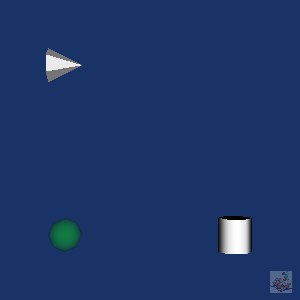

Generate this figure with Python:
#!/usr/bin/env python
# Demonstrate vtkLogoWidget with alpha blending and translucent geometry.

import os

import vtkmodules.vtkInteractionStyle  # noqa: F401
import vtkmodules.vtkRenderingFreeType  # noqa: F401
import vtkmodules.vtkRenderingOpenGL2  # noqa: F401

from vtkmodules.vtkFiltersSources import (
    vtkConeSource,
    vtkCylinderSource,
    vtkSphereSource,
)
from vtkmodules.vtkInteractionStyle import vtkInteractorStyleTrackballCamera
from vtkmodules.vtkInteractionWidgets import (
    vtkLogoRepresentation,
    vtkLogoWidget,
)
from vtkmodules.vtkIOImage import vtkTIFFReader
from vtkmodules.vtkRenderingCore import (
    vtkActor,
    vtkPolyDataMapper,
    vtkProperty,
    vtkRenderWindow,
    vtkRenderWindowInteractor,
    vtkRenderer,
)

# Source: logo image
data_dir = os.environ.get("VPE_DATA_DIR", os.path.dirname(os.path.abspath(__file__)))

image_reader = vtkTIFFReader()
image_reader.SetFileName(os.path.join(data_dir, "beach.tif"))
image_reader.SetOrientationType(4)
image_reader.Update()

# Sources
sphere_source = vtkSphereSource()

cylinder_source = vtkCylinderSource()

cone_source = vtkConeSource()

# Mapper + Actor
sphere_mapper = vtkPolyDataMapper()
sphere_mapper.SetInputConnection(sphere_source.GetOutputPort())

sphere_actor = vtkActor()
sphere_actor.SetMapper(sphere_mapper)
sphere_property = vtkProperty()
sphere_property.SetOpacity(0.2)
sphere_property.SetColor(0.0, 1.0, 0.0)
sphere_actor.SetProperty(sphere_property)

cylinder_mapper = vtkPolyDataMapper()
cylinder_mapper.SetInputConnection(cylinder_source.GetOutputPort())

cylinder_actor = vtkActor()
cylinder_actor.SetMapper(cylinder_mapper)
cylinder_actor.AddPosition(5, 0, 0)

cone_mapper = vtkPolyDataMapper()
cone_mapper.SetInputConnection(cone_source.GetOutputPort())

cone_actor = vtkActor()
cone_actor.SetMapper(cone_mapper)
cone_actor.AddPosition(0, 5, 0)

# Renderer (alpha blending)
renderer = vtkRenderer()
renderer.AddActor(sphere_actor)
renderer.AddActor(cylinder_actor)
renderer.AddActor(cone_actor)
renderer.SetBackground(0.1, 0.2, 0.4)
renderer.SetUseDepthPeeling(0)
renderer.SetMaximumNumberOfPeels(200)
renderer.SetOcclusionRatio(0.1)

# Render window
render_window = vtkRenderWindow()
render_window.AddRenderer(renderer)
render_window.SetWindowName("logo widget alpha blending")
render_window.SetMultiSamples(0)
render_window.SetAlphaBitPlanes(1)
render_window.SetSize(300, 300)

# Interactor
style = vtkInteractorStyleTrackballCamera()

interactor = vtkRenderWindowInteractor()
interactor.SetRenderWindow(render_window)
interactor.SetInteractorStyle(style)

# Widget
logo_rep = vtkLogoRepresentation()
logo_rep.SetImage(image_reader.GetOutput())

logo_widget = vtkLogoWidget()
logo_widget.SetInteractor(interactor)
logo_widget.SetRepresentation(logo_rep)
logo_widget.On()

# Scene
renderer.ResetCamera()

interactor.Initialize()
interactor.Start()
